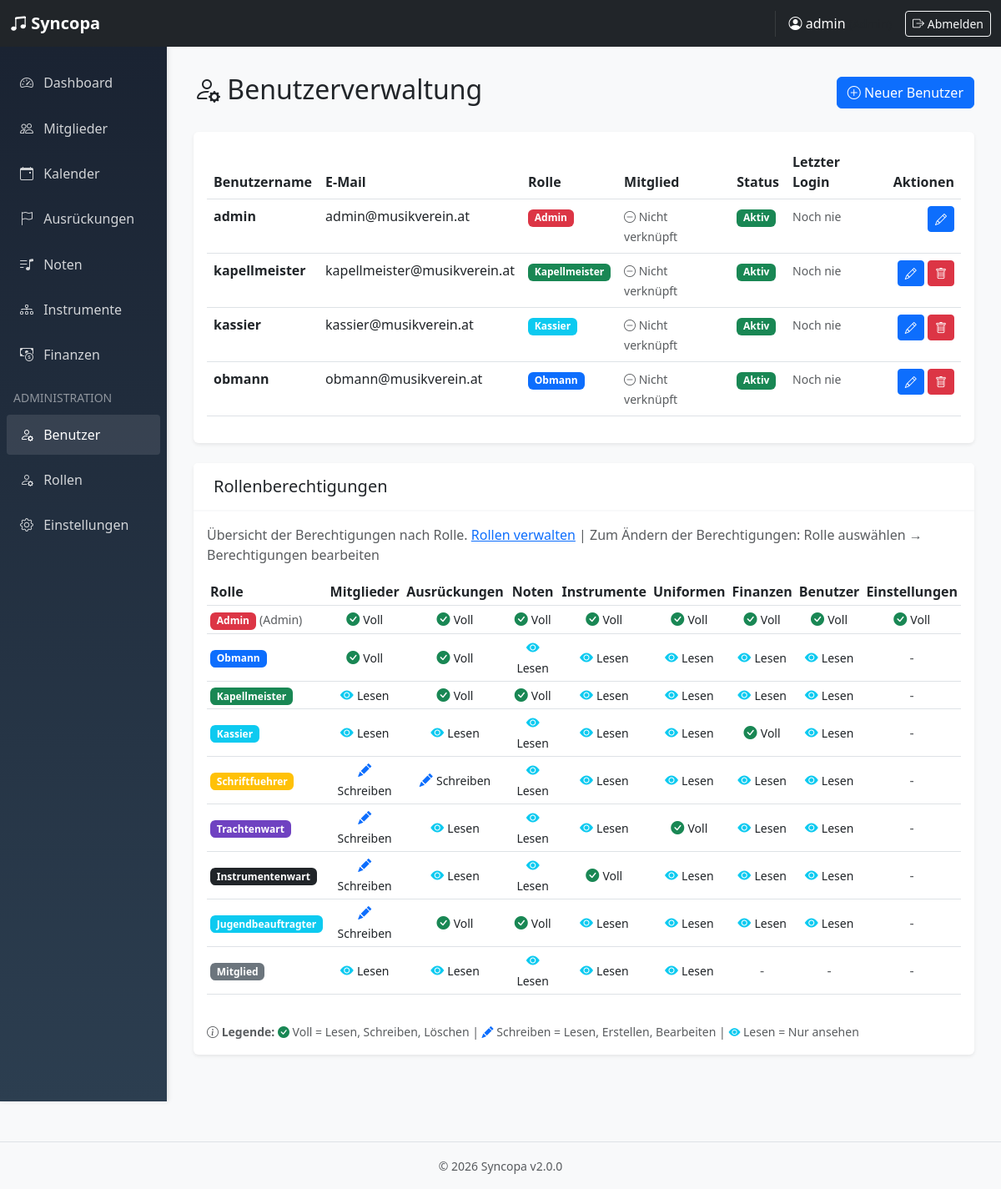
Page /benutzer.php (signed in) on the committed database.
### tables this page shows
CREATE TABLE `benutzer` (
  `id` int NOT NULL AUTO_INCREMENT,
  `benutzername` varchar(50) NOT NULL,
  `email` varchar(100) NOT NULL,
  `passwort_hash` varchar(255) NOT NULL,
  `rolle` enum('admin','obmann','kassier','schriftfuehrer','mitglied','instrumentenwart','kapellmeister','trachtenwart','jugendbeauftragter') DEFAULT 'mitglied',
  `rolle_id` int DEFAULT NULL,
  `aktiv` tinyint(1) DEFAULT '1',
  `letzter_login` datetime DEFAULT NULL,
  `erstellt_am` datetime DEFAULT CURRENT_TIMESTAMP,
  `aktualisiert_am` datetime DEFAULT CURRENT_TIMESTAMP ON UPDATE CURRENT_TIMESTAMP,
  `mitglied_id` int DEFAULT NULL,
  PRIMARY KEY (`id`),
  UNIQUE KEY `benutzername` (`benutzername`),
  UNIQUE KEY `email` (`email`),
  KEY `rolle_id` (`rolle_id`),
  KEY `mitglied_id` (`mitglied_id`),
  CONSTRAINT `benutzer_ibfk_1` FOREIGN KEY (`rolle_id`) REFERENCES `rollen` (`id`)
);

CREATE TABLE `rollen` (
  `id` int NOT NULL AUTO_INCREMENT,
  `name` varchar(100) NOT NULL,
  `beschreibung` text,
  `ist_admin` tinyint(1) DEFAULT '0',
  `farbe` varchar(20) DEFAULT 'secondary',
  `sortierung` int DEFAULT '100',
  `aktiv` tinyint(1) DEFAULT '1',
  `erstellt_am` timestamp NULL DEFAULT CURRENT_TIMESTAMP,
  PRIMARY KEY (`id`)
);

### classes/Database.php (called while the page is built, shortened)
<?php
class Database {
    private static $instance = null;
    private $conn;
    private function __construct() {
        try {
            $dsn = "mysql:host=" . DB_HOST . ";dbname=" . DB_NAME . ";charset=" . DB_CHARSET;
            $options = [
                PDO::ATTR_ERRMODE => PDO::ERRMODE_EXCEPTION,
                PDO::ATTR_DEFAULT_FETCH_MODE => PDO::FETCH_ASSOC,
                PDO::ATTR_EMULATE_PREPARES => false,
            ];
            $this->conn = new PDO($dsn, DB_USER, DB_PASS, $options);
        } catch (PDOException $e) {
            die("Datenbankverbindung fehlgeschlagen: " . $e->getMessage());
        }
    }
    public static function getInstance() {
        if (self::$instance === null) {
            self::$instance = new self();
        }
        return self::$instance;
    }
    public function query($sql, $params = []) {
        try {
            $stmt = $this->conn->prepare($sql);
            $stmt->execute($params);
            return $stmt;
        } catch (PDOException $e) {
            error_log("Datenbankfehler: " . $e->getMessage());
            throw $e;
        }
    }
    public function fetchAll($sql, $params = []) {
        return $this->query($sql, $params)->fetchAll();
    }
}

### classes/Session.php (called while the page is built, shortened)
<?php
class Session {
    public static function get($key, $default = null) {
        return $_SESSION[$key] ?? $default;
    }
    public static function getUserId() {
        return self::get('user_id');
    }
}

### benutzer.php (the view, shortened to what this page needs)
<?php
$db = Database::getInstance();
$benutzer = $db->fetchAll("
    SELECT b.*, r.name as rolle_name, r.farbe as rolle_farbe, r.beschreibung as rolle_beschreibung
    FROM benutzer b
    LEFT JOIN rollen r ON b.rolle_id = r.id
    ORDER BY b.benutzername
");
$rollen = $db->fetchAll("SELECT * FROM rollen WHERE aktiv = 1 ORDER BY sortierung, name");
$module = [
    'mitglieder' => 'Mitglieder',
    'ausrueckungen' => 'Ausrückungen',
    'noten' => 'Noten',
    'instrumente' => 'Instrumente',
    'uniformen' => 'Uniformen',
    'finanzen' => 'Finanzen',
    'benutzer' => 'Benutzer',
    'einstellungen' => 'Einstellungen'
];
$berechtigungen_map = [];
foreach ($rollen as $rolle) {
    $perms = $db->fetchAll("SELECT * FROM berechtigungen WHERE rolle = ?", [$rolle['name']]);
    foreach ($perms as $perm) {
        $berechtigungen_map[$rolle['name']][$perm['modul']] = $perm;
    }
}
include 'includes/header.php';
?>
<div class="d-flex justify-content-between align-items-center mb-4">
    <h1 class="h2"><i class="bi bi-person-gear"></i> Benutzerverwaltung</h1>
    <a href="benutzer_bearbeiten.php" class="btn btn-primary">
        <i class="bi bi-plus-circle"></i> Neuer Benutzer
    </a>
</div>
<div class="card">
    <div class="card-body">
        <table class="table table-hover" id="benutzerTable">
            <thead>
                <tr>
                    <th>Benutzername</th>
                    <th>E-Mail</th>
                    <th>Rolle</th>
                    <th>Mitglied</th>
                    <th>Status</th>
                    <th>Letzter Login</th>
                    <th class="text-end">Aktionen</th>
                </tr>
            </thead>
            <tbody>
                <?php foreach ($benutzer as $user): ?>
                <tr>
                    <td><strong><?php echo htmlspecialchars($user['benutzername']); ?></strong></td>
                    <td><?php echo htmlspecialchars($user['email']); ?></td>
                    <td>
                        <?php if ($user['rolle_name']): ?>
                        <span class="badge bg-<?php echo htmlspecialchars($user['rolle_farbe'] ?? 'secondary'); ?>">
                            <?php echo htmlspecialchars(ucfirst($user['rolle_name'])); ?>
                        </span>
                        <?php else: ?>
                        <span class="badge bg-secondary">Keine Rolle</span>
                        <?php endif; ?>
                    </td>
                    <td>
                        <?php
                        $mitglied = null;
                        if ($mitglied): ?>
                        <small class="text-success">
                            <i class="bi bi-person-check"></i>
                            <?php echo htmlspecialchars($mitglied['nachname'] . ' ' . $mitglied['vorname']); ?>
                            <br><span class="text-muted"><?php echo htmlspecialchars($mitglied['mitgliedsnummer']); ?></span>
                        </small>
                        <?php else: ?>
                        <small class="text-muted">
                            <i class="bi bi-dash-circle"></i> Nicht verknüpft
                        </small>
                        <?php endif; ?>
                    </td>
                    <td>
                        <?php if ($user['aktiv']): ?>
                        <span class="badge bg-success">Aktiv</span>
                        <?php else: ?>
                        <span class="badge bg-secondary">Inaktiv</span>
                        <?php endif; ?>
                    </td>
                    <td>
                        <?php if ($user['letzter_login']): ?>
                        <small><?php echo date('d.m.Y H:i', strtotime($user['letzter_login'])); ?></small>
                        <?php else: ?>
                        <small class="text-muted">Noch nie</small>
                        <?php endif; ?>
                    </td>
                    <td class="text-end">
                        <a href="benutzer_bearbeiten.php?id=<?php echo $user['id']; ?>" class="btn btn-sm btn-primary">
                            <i class="bi bi-pencil"></i>
                        </a>
                        <?php if ($user['id'] != Session::getUserId()): ?>
                        <a href="benutzer_loeschen.php?id=<?php echo $user['id']; ?>" class="btn btn-sm btn-danger"
                           onclick="return confirmDelete('Benutzer wirklich löschen?')">
                            <i class="bi bi-trash"></i>
                        </a>
                        <?php endif; ?>
                    </td>
                </tr>
                <?php endforeach; ?>
            </tbody>
        </table>
    </div>
</div>
<div class="row mt-4">
    <div class="col-md-12">
        <div class="card">
            <div class="card-header">
                <h5 class="mb-0">Rollenberechtigungen</h5>
            </div>
            <div class="card-body">
                <p class="text-muted">
                    Übersicht der Berechtigungen nach Rolle.
                    <a href="rollen.php">Rollen verwalten</a> |
                    Zum Ändern der Berechtigungen: Rolle auswählen → Berechtigungen bearbeiten
                </p>
                <div class="table-responsive">
                    <table class="table table-sm table-hover">
                        <thead>
                            <tr>
                                <th>Rolle</th>
                                <?php foreach ($module as $modul_key => $modul_name): ?>
                                <th class="text-center"><?php echo $modul_name; ?></th>
                                <?php endforeach; ?>
                            </tr>
                        </thead>
                        <tbody>
                            <?php foreach ($rollen as $rolle): ?>
                            <tr>
                                <td>
                                    <span class="badge bg-<?php echo htmlspecialchars($rolle['farbe']); ?>">
                                        <?php echo htmlspecialchars(ucfirst($rolle['name'])); ?>
                                    </span>
                                    <?php if ($rolle['ist_admin']): ?>
                                    <small class="text-muted">(Admin)</small>
                                    <?php endif; ?>
                                </td>
                                <?php foreach ($module as $modul_key => $modul_name): ?>
                                <td class="text-center">
                                    <?php
                                    if ($rolle['ist_admin']) {
                                        echo '<i class="bi bi-check-circle-fill text-success"></i> <small>Voll</small>';
                                    } elseif (isset($berechtigungen_map[$rolle['name']][$modul_key])) {
                                        $perm = $berechtigungen_map[$rolle['name']][$modul_key];
                                        if ($perm['loeschen']) {
                                            echo '<i class="bi bi-check-circle-fill text-success"></i> <small>Voll</small>';
                                        } elseif ($perm['schreiben']) {
                                            echo '<i class="bi bi-pencil-fill text-primary"></i> <small>Schreiben</small>';
                                        } elseif ($perm['lesen']) {
                                            echo '<i class="bi bi-eye-fill text-info"></i> <small>Lesen</small>';
                                        } else {
                                            echo '<span class="text-muted">-</span>';
                                        }
                                    } else {
                                        echo '<span class="text-muted">-</span>';
                                    }
                                    ?>
                                </td>
                                <?php endforeach; ?>
                            </tr>
                            <?php endforeach; ?>
                        </tbody>
                    </table>
                </div>
                <div class="mt-3">
                    <small class="text-muted">
                        <i class="bi bi-info-circle"></i>
                        <strong>Legende:</strong>
                        <i class="bi bi-check-circle-fill text-success"></i> Voll = Lesen, Schreiben, Löschen |
                        <i class="bi bi-pencil-fill text-primary"></i> Schreiben = Lesen, Erstellen, Bearbeiten |
                        <i class="bi bi-eye-fill text-info"></i> Lesen = Nur ansehen
                    </small>
                </div>
            </div>
        </div>
    </div>
</div>
<?php include 'includes/footer.php'; ?>

### includes/header.php (style rules this page uses)
:root { --primary-color: #0d6efd; --secondary-color: #6c757d; }
body { font-family: 'Segoe UI', Tahoma, Geneva, Verdana, sans-serif; background-color: #f8f9fa; }
.card { border: none; box-shadow: 0 0.125rem 0.25rem rgba(0,0,0,.075); margin-bottom: 1.5rem; }
.card-header { background-color: #fff; border-bottom: 2px solid #f8f9fa; font-weight: 600; padding: 1rem 1.5rem; }

### benutzer.php (style rules this page uses)
.badge.bg-purple { background-color: #6f42c1 !important; }
.table-sm td { vertical-align: middle; }

### rows in the picture
benutzer: benutzername "admin", email "admin@musikverein.at", rolle.name "Admin", aktiv "Aktiv", shows "Noch nie"
benutzer: benutzername "kapellmeister", email "kapellmeister@musikverein.at", rolle.name "Kapellmeister", aktiv "Aktiv", shows "Noch nie"
benutzer: benutzername "kassier", email "kassier@musikverein.at", rolle.name "Kassier", aktiv "Aktiv", shows "Noch nie"
benutzer: benutzername "obmann", email "obmann@musikverein.at", rolle.name "Obmann", aktiv "Aktiv", shows "Noch nie"
rollen: name "Admin", ist_admin "(Admin)"
rollen: name "Obmann", ist_admin 0 (drawn)
rollen: name "Kapellmeister", ist_admin 0 (drawn)
rollen: name "Kassier", ist_admin 0 (drawn)
rollen: name "Schriftfuehrer", ist_admin 0 (drawn)
rollen: name "Trachtenwart", ist_admin 0 (drawn)
rollen: name "Instrumentenwart", ist_admin 0 (drawn)
rollen: name "Jugendbeauftragter", ist_admin 0 (drawn)
rollen: name "Mitglied", ist_admin 0 (drawn)

### other values in the picture
APP_NAME "Syncopa"
Session::getUsername() "admin"
$modul_name "Mitglieder"
$modul_name "Ausrückungen"
$modul_name "Noten"
$modul_name "Instrumente"
$modul_name "Uniformen"
$modul_name "Finanzen"
$modul_name "Benutzer"
$modul_name "Einstellungen"
APP_VERSION "2.0.0"
